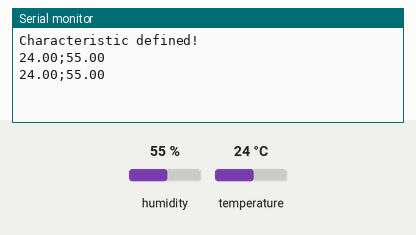
Recording of a program running on a simulated ESP32. Parts: the last lines printed to the serial monitor. Inputs (shaded band) come from the test bench; at power-on: humidity 55 %, temperature 24 °C. Nothing arrives over Bluetooth unless stated; a phone connects over Bluetooth LE 3 s after start.

Above: at 5.8 s.
5.9 s: humidity set to 22 %
At 11.2 s:
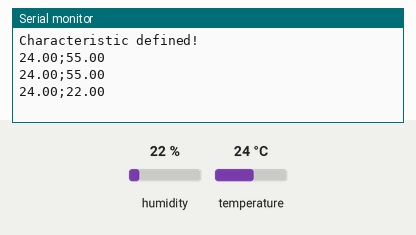
11.9 s: temperature set to 12 °C
At 15.8 s:
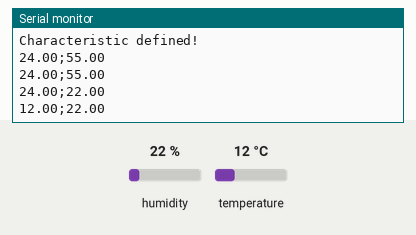
17.9 s: humidity set to 40 %
At 20.5 s:
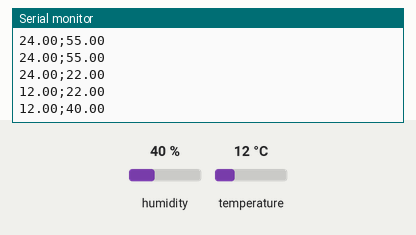
Timing chart, 0 to 22.0 s (numbered marks = the images above; inputs shaded):
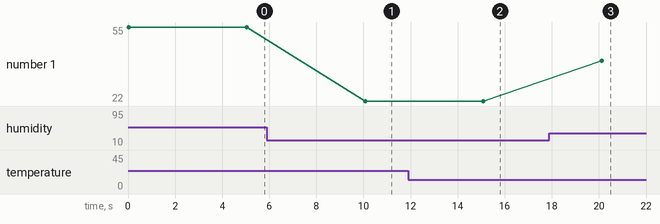

Measured:
- after the input at 5.9 s, the serial monitor: prints a new line after 4.2 s (image 1)
- after the input at 11.9 s, the serial monitor: prints a new line after 3.2 s (image 2)
- after the input at 17.9 s, the serial monitor: prints a new line after 2.2 s (image 3)
- plotted number 1: 55 → 22 after the input at 5.9 s, 22 → 40 after the input at 17.9 s

The program:

main.cpp
```cpp
#include <Arduino.h>
#include <BLEDevice.h>
#include <BLEUtils.h>
#include <BLEServer.h>
#include <BLE2902.h>
#include <Wire.h>
#include <SPI.h>
#include <DHT.h>
#include <Adafruit_Sensor.h>

#define SERVICE_UUID "4d933c08-b3b8-11ea-b3de-0242ac130004"
#define CHARACTERISTIC_UUID "014bd6cf-a9fc-4d7d-830b-64cbfcabac1c"

#define DHT_PIN 4
#define DHT_TYPE DHT11

DHT dht(DHT_PIN, DHT_TYPE);
float temperature = 0, humidity = 0;

BLECharacteristic *pCharacteristic;

void updateDhtData();

void setup()
{
  // put your setup code here, to run once:
  Serial.begin(9600);
  dht.begin();

  BLEDevice::init("ESP32-BLE");
  BLEServer *pServer = BLEDevice::createServer();
  BLEService *pService = pServer->createService(SERVICE_UUID);
  pCharacteristic = pService->createCharacteristic(
      CHARACTERISTIC_UUID, BLECharacteristic::PROPERTY_READ |
                               BLECharacteristic::PROPERTY_NOTIFY |
                               BLECharacteristic::PROPERTY_INDICATE);
  pCharacteristic->addDescriptor(new BLE2902());
  pService->start();

  pServer->getAdvertising()->setMinPreferred(0x06);
  pServer->getAdvertising()->setMaxPreferred(0x12);
  pServer->getAdvertising()->start();
  Serial.println("Characteristic defined!");
}

void loop()
{
  // put your main code here, to run repeatedly:
  updateDhtData();
  String sensorData = String(temperature) + ";" + String(humidity);
  Serial.println(sensorData);

  pCharacteristic->setValue(sensorData.c_str());
  pCharacteristic->notify();
  delay(5000);
}

void updateDhtData()
{
  temperature = dht.readTemperature();
  humidity = dht.readHumidity();
}
```
